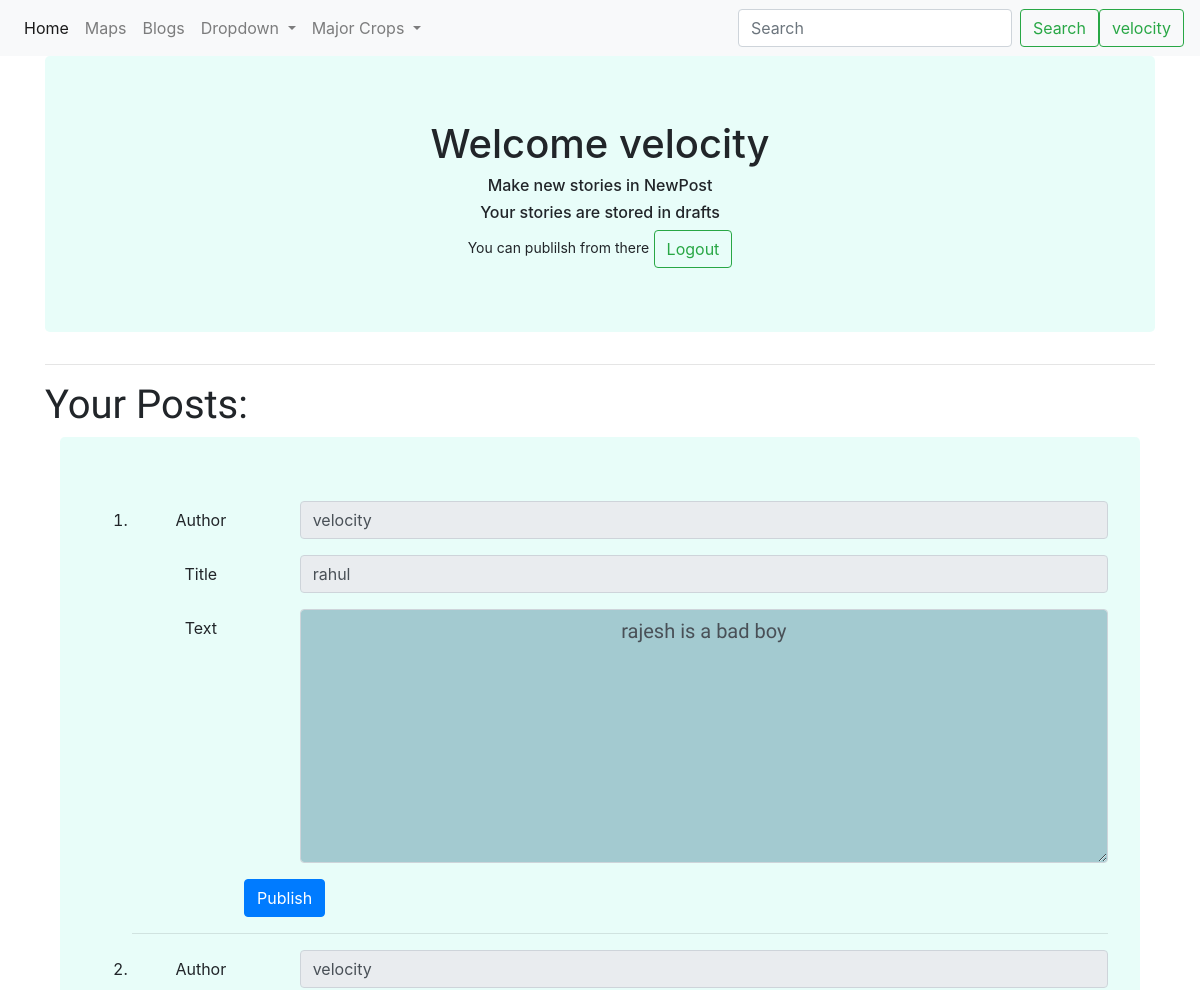
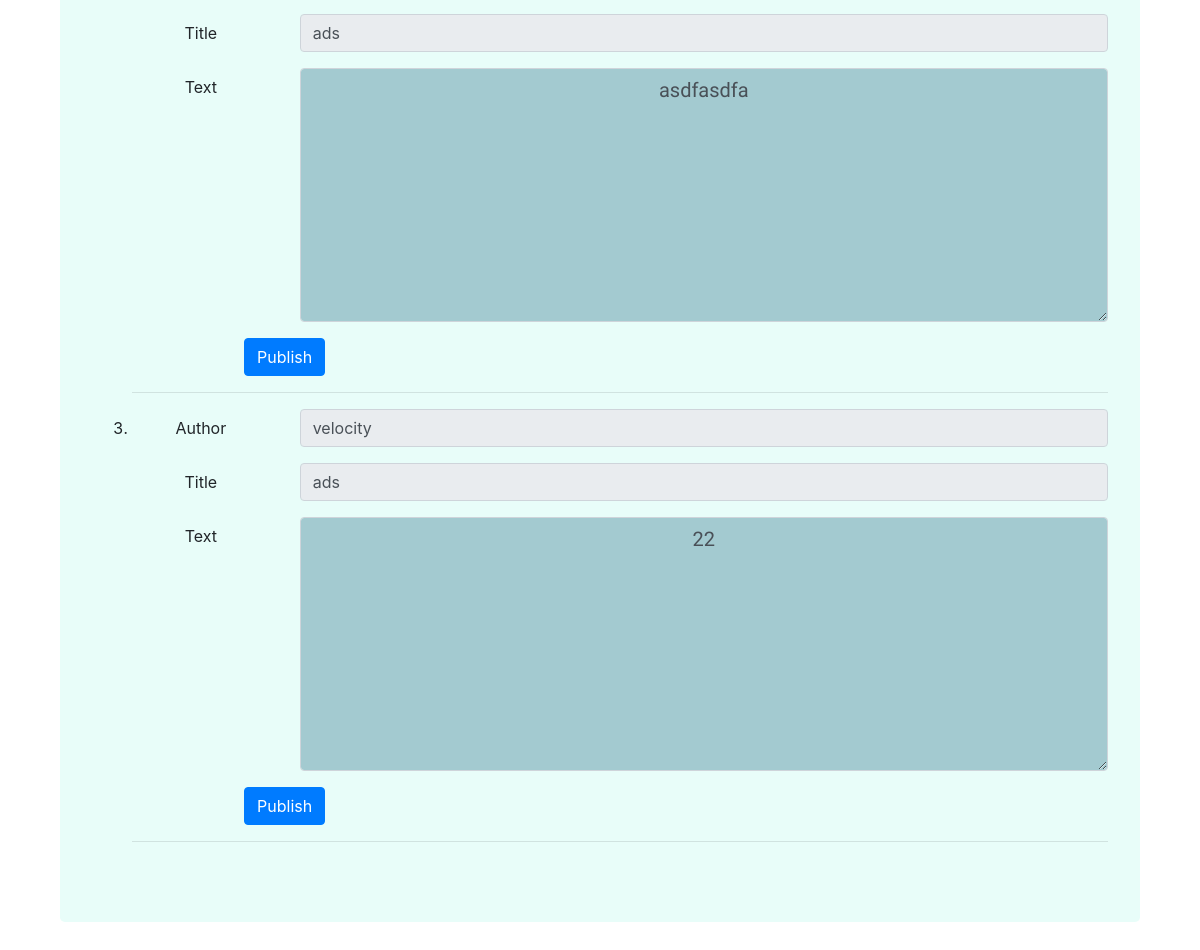
/blogs/ (signed in), run on the app's committed database (2 pictures, top to bottom).
### agri/models.py (models this page shows, shortened)
class BlogContent11(models.Model):
        user  = models.ForeignKey(User,related_name='stories',on_delete=models.CASCADE)
        title = models.CharField(max_length = 50)
        story = models.CharField(max_length=5000)

### agri/views.py (the view)
# urls.py: path('blogs/',views.postmaker,name='blogs'),
@login_required
def postmaker(request):
    pk = request.user.id
    model = User.objects.get(id=pk)
    model1 = model.stories.order_by('-id')
    print(model)
    context = {'objects':model1}
    return render(request,'agri/blogs.html',context)

### agri/templates/agri/blogs.html (shortened to what this page needs)
{% load static %}
<!DOCTYPE html>
<html lang="en" dir="ltr">
  <head>
    <link rel="stylesheet" href="https://stackpath.bootstrapcdn.com/bootstrap/4.5.0/css/bootstrap.min.css">
      <link rel="stylesheet" href="{% static 'css/index.css' %}">
      <link rel="stylesheet" href="https://cdn.jsdelivr.net/npm/bootstrap@4.6.1/dist/css/bootstrap.min.css">
  </head>
  <body>
    <nav class="navbar navbar-expand-lg navbar-light bg-light">
      <div class="collapse navbar-collapse" id="navbarSupportedContent">
        <ul class="navbar-nav mr-auto">
          <li class="nav-item active">
            <a class="nav-link" href="{% url 'home' %}">Home <span class="sr-only">(current)</span></a>
          </li>
          <li class="nav-item">
            <a class="nav-link" href="{% url 'maps' %}">Maps</a>
          </li>
          <li class="nav-item">
            <a class="nav-link" href="{% url 'landing' %}">Blogs</a>
          </li>
          <li class="nav-item dropdown">
            <a class="nav-link dropdown-toggle" href="#" id="navbarDropdown" role="button" data-toggle="dropdown" aria-haspopup="true" aria-expanded="false">
              Dropdown
            </a>
          </li>
          <li class="nav-item dropdown">
            <a class="nav-link dropdown-toggle" href="#" id="navbarDropdown" role="button" data-toggle="dropdown" aria-haspopup="true" aria-expanded="false">
              Major Crops
            </a>
          </li>
        </ul>
        <form class="form-inline my-2 my-lg-0">
          <input class="form-control mr-sm-2" type="search" placeholder="Search" aria-label="Search">
          <button class="btn btn-outline-success my-2 my-sm-0" type="submit">Search</button>
        </form>
        {% if user.is_authenticated %}
         <a href="{% url 'blogs' %}"><button class="btn btn-outline-success my-2 my-sm-0">{{user.username}}</button></a>
        {%endif%}
      </div>
    </nav>
      <div class="container">
        <div class="jumbotron" id='welcome'>
          <h1>Welcome {{user.username}}</h1>
                <h6>Make new stories in NewPost</h6>
                <h6>Your stories are stored in drafts</h6>
                <small>You can publilsh from there</small>
                <a href="{% url 'logout' %}"><button class="btn btn-outline-success my-2 my-sm-0">Logout</button></a>
        </div>
        <hr>
        <div id='rahul'>
            <h1  >Your Posts:</h1>
        </div>
            <div class="container" id='user-posts'>
  <div class="jumbotron" id='posts'>
      <ol>
    {% for stud in objects %}
        <li>
          <form method="post" action="{% url 'publish' pk=stud.id %}">
          <div class="form-group row">
            <label for="staticEmail" class="col-sm-2 col-form-label">Author</label>
            <div class="col-sm-10">
              <input type="text" name = "user" readonly class="form-control" id="staticEmail" value={{user.username}} >
            </div>
          </div>
          <div class="form-group row">
            <label for="staticEmail" class="col-sm-2 col-form-label">Title</label>
            <div class="col-sm-10">
                <input type="text"  readonly class="form-control" id="staticEmail" name='title' value={{stud.title}}>
            </div>
          </div>
          <div class="form-group row">
                <label for="inputPassword" class="col-sm-2 col-form-label">Text</label>
              <div class="col-sm-10">
              <textarea name="story" readonly rows="8" cols="80" class='form-control' id='story' >{{stud.story}}</textarea>
              </div>
          </div>
          <div class="form-group row">
            {% if stud.publish  %}
            <div class="col-lg-4">
              <input type="submit" name=""  disabled class='btn btn-dark' value="Published">
            </div>
            {% else %}
              <div class="col-lg-4">
                <input type="submit" name="" class='btn btn-primary'value="Publish">
              </div>
              {% endif %}
          </div>
        </form>
      </li>
    <hr>
      {% endfor %}
    </ol>
    </div>
  </div>
          </body>
          </html>

### static/css/index.css (style rules this page uses)
#story { text-align: center; background-color: rgba(6, 84, 113,0.3); font-family: 'Comic Neue', cursive; text-align: center; font-size: 20px; }
#welcome { background-color: rgba(33, 230, 193,0.1); text-align: center; }
#posts { background-color: rgba(33, 230, 193,0.1); text-align: center; }
#rahul h1 { font-family: 'Metal Mania', cursive; }

### data on the page
BlogContent11: story "rajesh is a bad boy"
BlogContent11: title "ads", story "asdfasdfa"
BlogContent11: title "ads", story "22"

### other printed values
{{ user.username }} "velocity"
